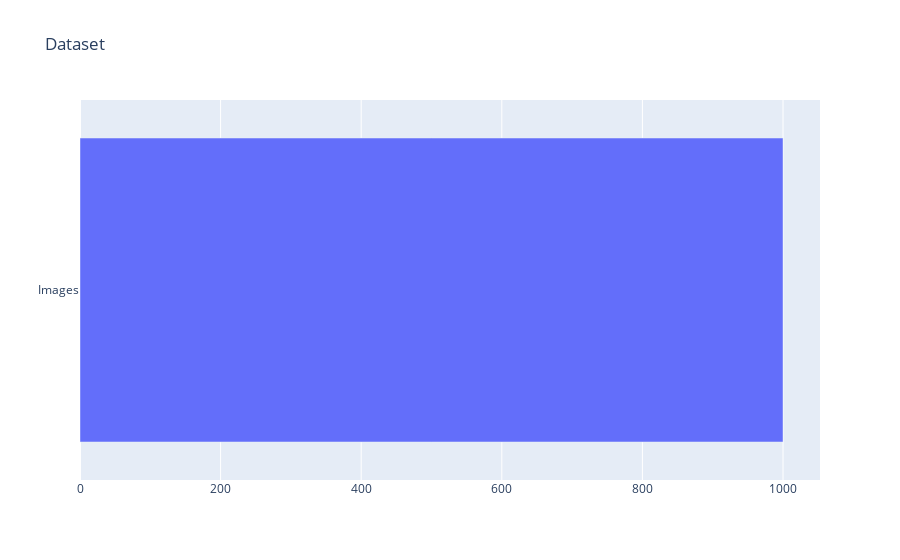

Notebook source saved alongside this figure:
### Markdown cell above
# Dataset size at this step

### Code cell
import plotly.graph_objects as go

# Define data
labels = ['Images']
values = [1000]

# Create horizontal bar chart
fig = go.Figure(data=[go.Bar(y=labels, x=values, orientation='h')])

# Update layout
fig.update_layout(title_text='Dataset')

# Show the chart
fig.show()

### Figure 1 — Plotly figure (JSON) as saved in the notebook; plotly's stock layout.template omitted (floating-point values rounded to 4 significant figures)
{"data": [{"orientation": "h", "type": "bar", "x": [1000], "y": ["Images"]}], "layout": {"autosize": true, "title": {"text": "Dataset"}, "xaxis": {"autorange": true, "range": [0, 1053.0], "type": "linear"}, "yaxis": {"autorange": true, "range": [-0.5, 0.5], "type": "category"}}}
